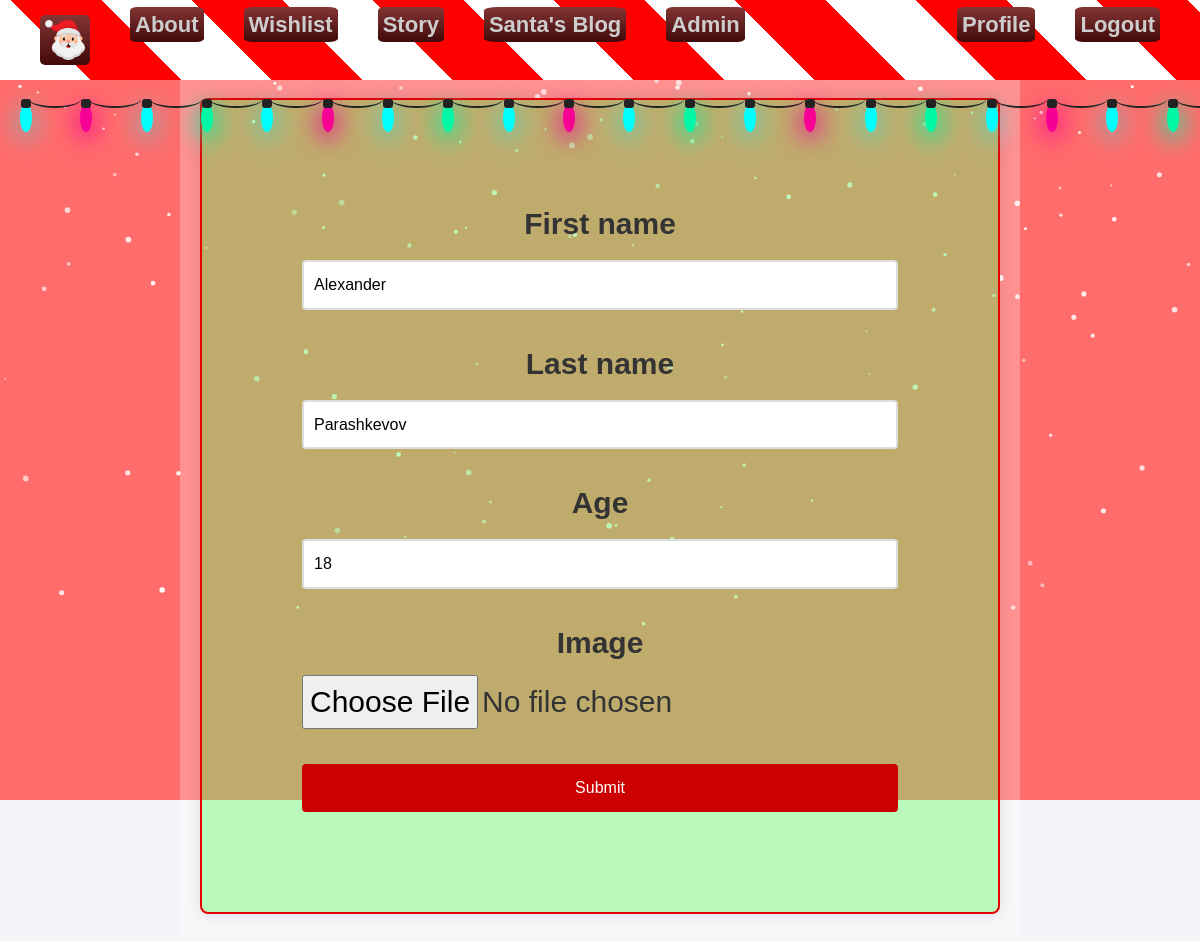
Before: /accounts/2/edit/ (signed in) with the older database file.
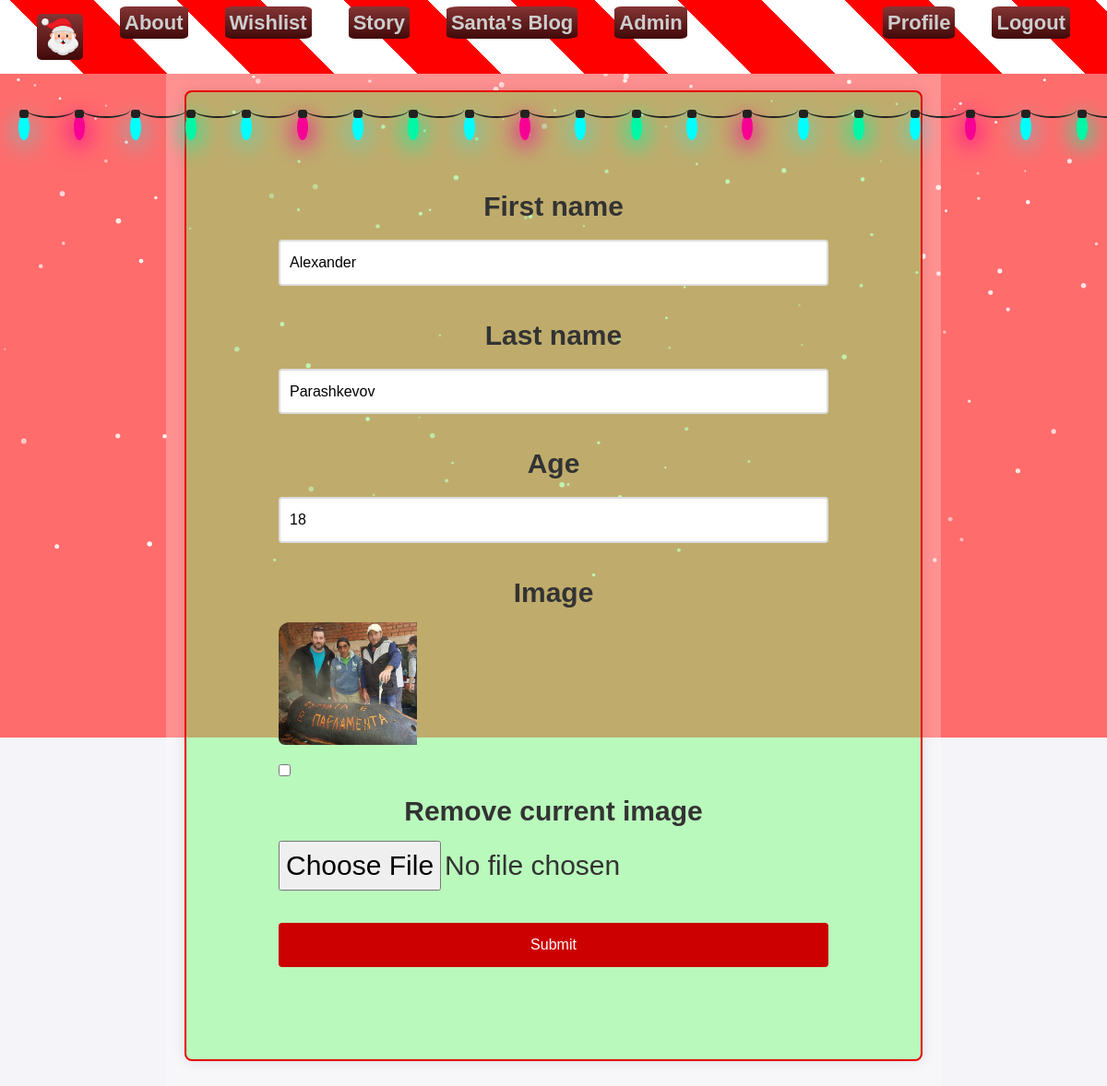
After: the same page with the newer database file.
### SantasWorkshop/accounts/views.py (the view, shortened to what this page needs)
# urls.py: path('edit/', ProfileEditView.as_view(), name='profile-edit'),
class ProfileEditView(LoginRequiredMixin, UpdateView):
    model = Profile
    form_class = ProfileEditForm
    template_name = 'profiles/profile-edit-page.html'
    def get_object(self, queryset=None):
        profile, created = Profile.objects.get_or_create(user=self.request.user)
        return profile

### SantasWorkshop/accounts/forms.py
class ProfileEditForm(forms.ModelForm):
    class Meta:
        model = Profile
        fields = ['first_name', 'last_name', 'age', 'image']

### templates/profiles/profile-edit-page.html (shortened to what this page needs)
{% extends 'common/base.html' %}
{% load static %}
{% block content %}
    <div class="form-container">
        <form method="post" enctype="multipart/form-data">
            {% for field in form %}
                <div class="form-group">
                    <label for="{{ field.id_for_label }}">{{ field.label }}</label>
                    {% if field.name == 'image' %}
                        {% if field.value %}
                            <div class="profile-image">
                                <img src="{{ field.value.url }}" alt="Profile image" class="profile-preview">
                                <div class="image-controls">
                                    <input type="checkbox" name="image-clear" id="image-clear_id">
                                    <label for="image-clear_id">Remove current image</label>
                                </div>
                            </div>
                        {% endif %}
                        <input type="file" name="image" accept="image/*" id="id_image">
                    {% else %}
                        {{ field }}
                    {% endif %}
                </div>
            {% endfor %}
            <button type="submit" class="btn btn-primary">Submit</button>
        </form>
    </div>
{% endblock %}

Changed rows visible on the page:
changed Profile "Alexander": image empty → "profile_photos/468599195_1079840713935991_198007035399355211_n_uMfHpDa.jpg" (drawn)
Other visible differences:
new list line: "☐ Remove current image"
